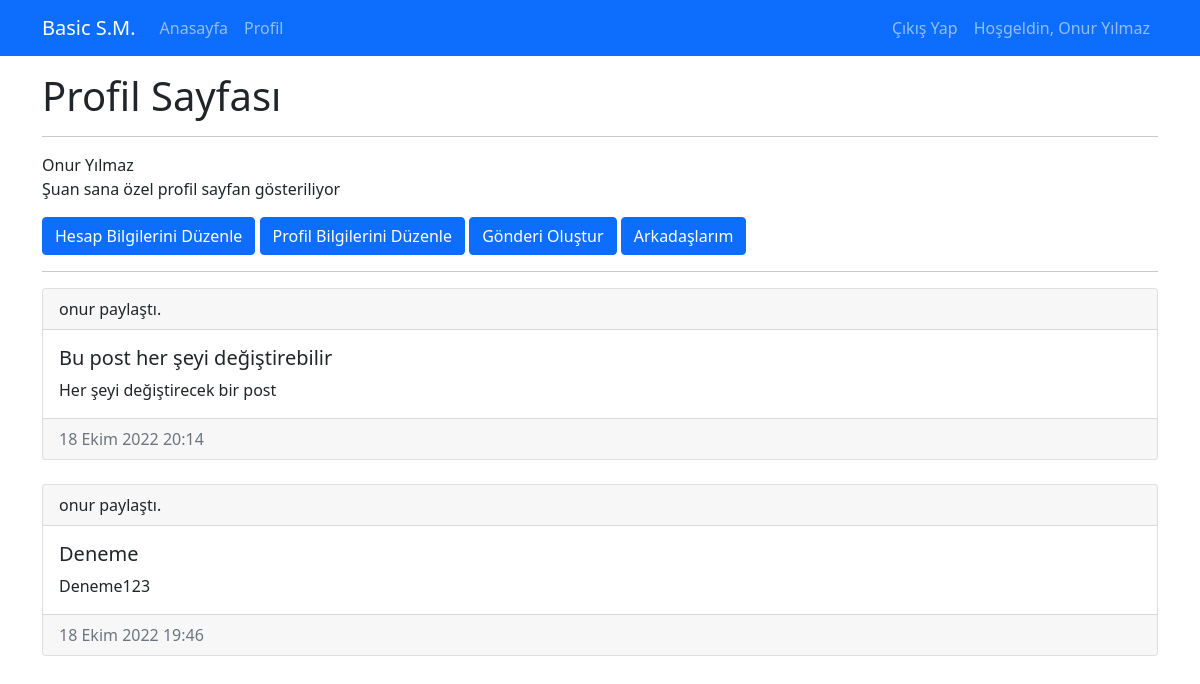
The page /profile (signed in) on the database as committed earlier.
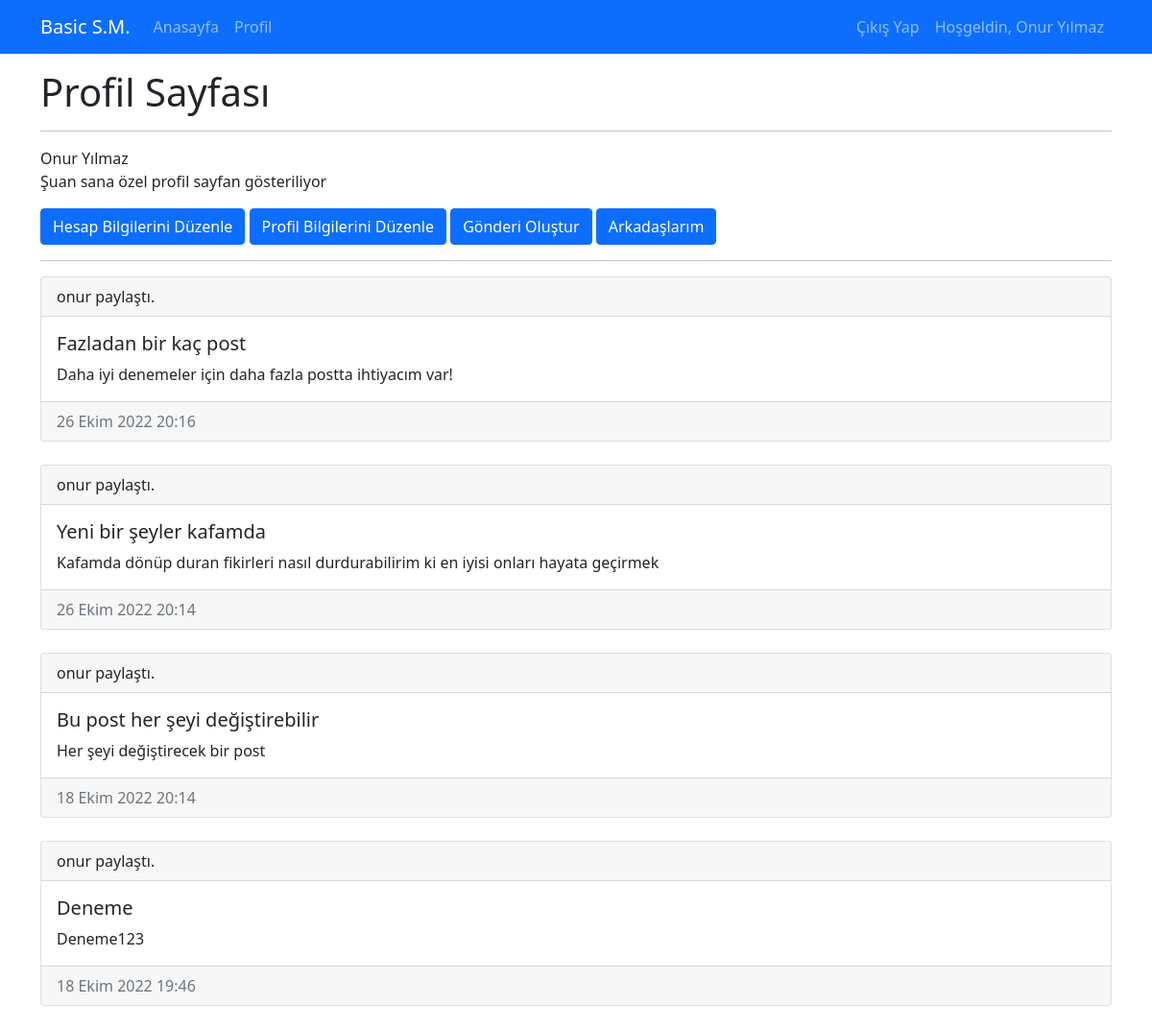
The same page on the database as committed later.
### feed/models.py (models this page shows, shortened)
class UserPost(models.Model):
    title = models.CharField(max_length=150)
    post_text = models.TextField()
    post_date = models.DateTimeField(default=timezone.now)
    owner = models.ForeignKey(User, on_delete=models.CASCADE)

### userprofile/views.py (the view)
# urls.py: path("profile", views.user_profile, name="profile"),
def user_profile(request):
    template = "userprofile/profile.html"
    context = {
        "all_post" : UserPost.objects.filter(owner=request.user).order_by('-post_date')
    }
    return render(request, template, context)

### userprofile/templates/userprofile/profile.html (shortened to what this page needs)
{% extends 'base.html' %}
{% load static %}
{% block css_files %}
    <link rel="stylesheet" href="{% static 'userprofile/css/style.css' %}">
{% endblock %}
{% block content %}
    <div class="container mt-3">
        <div class="row">
            <div class="col-12">
                <h1>Profil Sayfası</h1>
                <hr>
                {% if user.is_authenticated %}
                    {{user.get_full_name}} <p>Şuan sana özel profil sayfan gösteriliyor</p>
                    <a class="btn btn-primary" href="{% url 'account_edit' %}" role="button">Hesap Bilgilerini Düzenle</a>
                    <a class="btn btn-primary" href="{% url 'profile_edit' %}" role="button">Profil Bilgilerini Düzenle</a>
                    <a class="btn btn-primary" href="{% url 'add_post' %}" role="button">Gönderi Oluştur</a>
                    <a class="btn btn-primary" href="{% url 'friends_list' %}" role="button">Arkadaşlarım</a>
                    <hr>
                    {% include 'feed/partials/_get_post.html' %}
                {% else %}
                    <p>Profil sayfanızı görmek için lütfen giriş yapın.</p>
                {% endif %}
            </div>
        </div>
    </div>
{% endblock %}

### feed/templates/feed/partials/_get_post.html
{% if all_post|length > 0 %}
    {% for post in all_post%}
    <div class="card">
        <div class="card-header">
            {{post.owner.username}} paylaştı.
        </div>
        <div class="card-body">
            <h5 class="card-title">{{post.title}}</h5>
            <p class="card-text">{{post.post_text}}</p>
        </div>
        <div class="card-footer text-muted">
            {{post.post_date}}
        </div>
    </div>
    <br>
    {% endfor %}
{% endif %}

Rows that differ between the two databases and show on the page:
added UserPost: owner.username "onur", title "Fazladan bir kaç post", post_text "Daha iyi denemeler için daha fazla postta ihtiyacım var!", post_date "26 Ekim 2022 20:16"
added UserPost: owner.username "onur", title "Yeni bir şeyler kafamda", post_text "Kafamda dönüp duran fikirleri nasıl durdurabilirim ki en iyisi onları hayata geçirmek", post_date "26 Ekim 2022 20:14"
